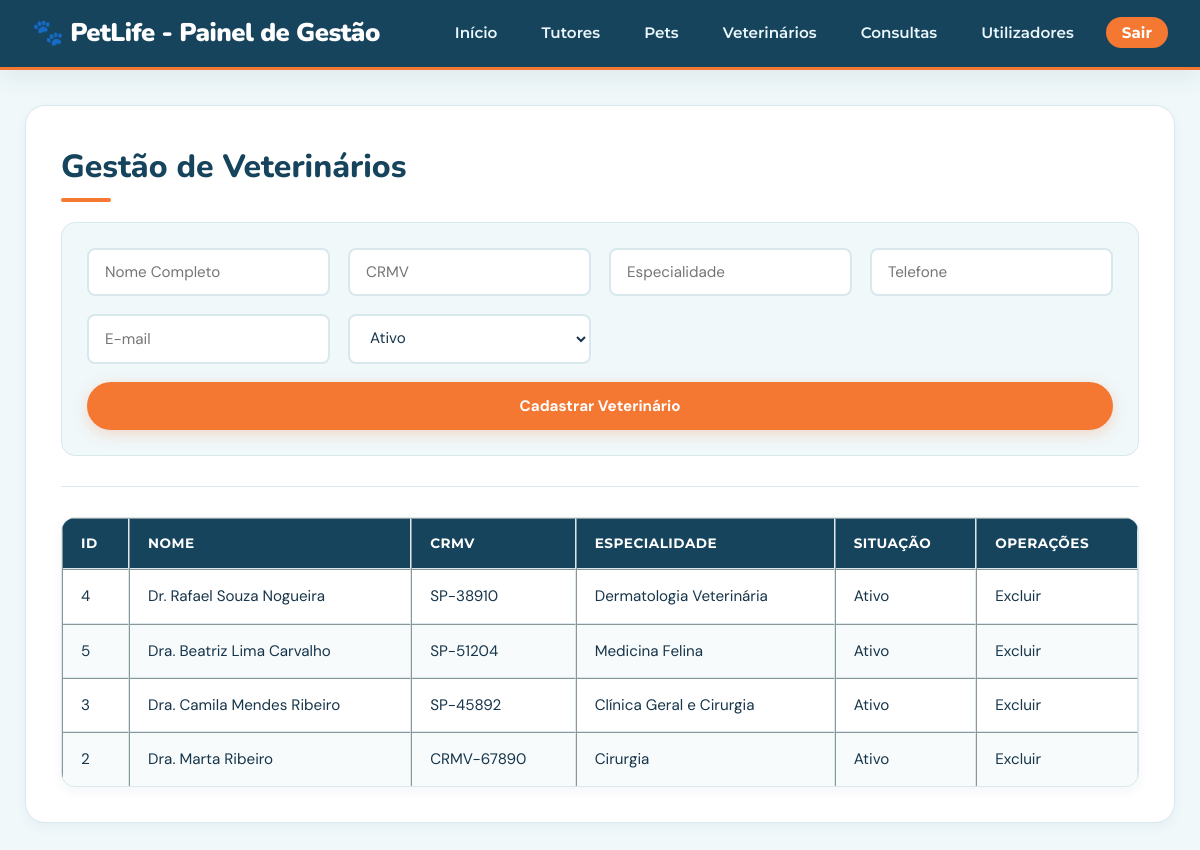
Screenshot of /admin/veterinarios.php with the database file from the repository.
### tables this page shows
CREATE TABLE VETERINARIO (
    id_veterinario INTEGER PRIMARY KEY AUTOINCREMENT,
    nome TEXT NOT NULL,
    crmv TEXT UNIQUE,
    especialidade TEXT,
    telefone TEXT,
    email TEXT,
    situacao TEXT -- ex: Ativo/ Inativo
);

### funcoes/banco-veterinarios.php (called while the page is built, shortened)
<?php
function listarVeterinarios($conexao) {
    $sql = "SELECT * FROM VETERINARIO ORDER BY nome ASC";
    $stmt = $conexao->query($sql);
    return $stmt->fetchAll();
}
?>

### admin/veterinarios.php (the view, shortened to what this page needs)
<?php
require_once '../config/conexao.php';
require_once '../funcoes/banco-veterinarios.php';
$veterinarios = listarVeterinarios($conexao);
?>
<!DOCTYPE html>
<html lang="pt">
<head>
    <link rel="stylesheet" href="../css/style.css">
</head>
<body>
  <header>
    <div class="header-wrapper">
        <h2>🐾 PetLife - Painel de Gestão</h2>
        <nav>
            <ul>
                <li><a href="index.php">Início</a></li>
                <li><a href="tutores.php">Tutores</a></li>
                <li><a href="pets.php">Pets</a></li>
                <li><a href="veterinarios.php">Veterinários</a></li>
                <li><a href="consultas.php">Consultas</a></li>
                <li><a href="usuarios.php">Utilizadores</a></li>
                <li><a href="logout.php">Sair</a></li>
            </ul>
        </nav>
    </div>
</header>
<div class="container">
    <h1>Gestão de Veterinários</h1>
    <form action="veterinarios.php" method="POST">
        <input type="text" name="nome" placeholder="Nome Completo" required>
        <input type="text" name="crmv" placeholder="CRMV" required>
        <input type="text" name="especialidade" placeholder="Especialidade">
        <input type="text" name="telefone" placeholder="Telefone">
        <input type="email" name="email" placeholder="E-mail">
        <select name="situacao">
            <option value="Ativo">Ativo</option>
        </select>
        <button type="submit">Cadastrar Veterinário</button>
    </form>
    <hr>
    <table border="1">
        <thead>
            <tr>
                <th>ID</th>
                <th>Nome</th>
                <th>CRMV</th>
                <th>Especialidade</th>
                <th>Situação</th>
                <th colspan="2">Operações</th>
            </tr>
        </thead>
        <tbody>
            <?php foreach ($veterinarios as $vet): ?>
                <tr>
                    <td><?= $vet['id_veterinario'] ?></td>
                    <td><?= htmlspecialchars($vet['nome']) ?></td>
                    <td><?= htmlspecialchars($vet['crmv']) ?></td>
                    <td><?= htmlspecialchars($vet['especialidade']) ?></td>
                    <td><?= htmlspecialchars($vet['situacao']) ?></td>
                    <td><a href="excluir-veterinarios.php?id_veterinario=<?= $vet['id_veterinario'] ?>">Excluir</a></td>
                </tr>
            <?php endforeach; ?>
        </tbody>
    </table>
</div>
</body>
</html>

### css/style.css (style rules this page uses)
:root { --color-primary: #17445D; --color-primary-dark: #103448; --color-primary-light: #DCEEF4; --color-orange: #F47732; --color-orange-hover: #DD6024; --color-accent: #F6A15D; --color-excluir: #ff0000; --color-excluir-hover: #ad0d0d; --color-dark: #17354A; --color-muted: #647785; --color-bg-light: #F0F8FA; --color-card-bg: #FFFFFF; --color-border: #D8E8ED; --white: #FFFFFF; --gray: #647785; --font-sans: 'DM Sans', sans-serif; --font-serif: 'Playfair Display', serif; --font-logo: 'Nunito', sans-serif; --font-sub: 'Montserrat', sans-serif; --radius-sm: 8px; --radius-md: 14px; --radius-lg: 20px; --radius-full: 999px; --shadow-sm: 0 4px 12px rgba(23, 68, 93, 0.05); --shadow-md: 0 8px 24px rgba(23, 68, 93, 0.08); --shadow-hover: 0 12px 30px rgba(23, 68, 93, 0.12); --transition-fast: all 0.2s ease; --transition-normal: all 0.35s ease; --transition-bounce: all 0.4s ease; }
* { margin: 0; padding: 0; box-sizing: border-box; }
html { font-size: 16px; scroll-behavior: smooth; }
body { font-family: var(--font-sans); background-color: var(--color-bg-light); color: var(--color-dark); line-height: 1.6; min-height: 100vh; }
a { text-decoration: none; color: inherit; }
button, input, select, textarea { font-family: inherit; }
header { background-color: var(--color-primary); border-bottom: 3px solid var(--color-orange); padding: 0.8rem 2rem; box-shadow: var(--shadow-md); position: sticky; top: 0; z-index: 1000; }
header .header-wrapper { max-width: 1200px; margin: 0 auto; display: flex; justify-content: space-between; align-items: center; flex-wrap: wrap; gap: 15px; }
header h2 { font-family: var(--font-logo); color: var(--white); font-size: 1.6rem; font-weight: 900; letter-spacing: -0.5px; margin: 0; display: flex; align-items: center; gap: 8px; }
nav ul { list-style: none; display: flex; align-items: center; gap: 20px; padding: 0; margin: 0; }
nav a { color: #EAF7FC; font-family: var(--font-sub); font-size: 0.95rem; font-weight: 600; padding: 8px 12px; border-radius: var(--radius-sm); transition: var(--transition-fast); position: relative; }
nav a[href="logout.php"] { background-color: var(--color-orange); color: var(--white) !important; font-weight: 700; padding: 6px 16px; border-radius: var(--radius-full); }
.container, body > .container { max-width: 1150px; margin: 35px auto; background: var(--color-card-bg); padding: 35px; border-radius: var(--radius-lg); box-shadow: var(--shadow-sm); border: 1px solid var(--color-border); }
h1 { font-family: var(--font-logo); color: var(--color-primary); font-size: 2rem; font-weight: 800; margin-bottom: 20px; position: relative; padding-bottom: 10px; }
h1::after { content: ""; position: absolute; bottom: 0; left: 0; width: 50px; height: 4px; background: var(--color-orange); border-radius: var(--radius-full); }
hr { border: 0; height: 1px; background: var(--color-border); margin: 30px 0; }
form { display: grid; grid-template-columns: repeat(auto-fit, minmax(240px, 1fr)); gap: 18px; background-color: var(--color-bg-light); padding: 25px; border-radius: var(--radius-md); border: 1px solid var(--color-border); margin-bottom: 30px; }
input, select, textarea { width: 100%; padding: 12px 16px; border: 2px solid var(--color-border); border-radius: var(--radius-sm); font-size: 0.95rem; background-color: var(--white); color: var(--color-dark); transition: var(--transition-fast); }
button, button[type="submit"], .btn { grid-column: 1 / -1; display: inline-flex; align-items: center; justify-content: center; gap: 8px; padding: 14px 28px; border-radius: var(--radius-full); font-weight: 700; font-size: 0.95rem; cursor: pointer; border: none; background-color: var(--color-orange); color: var(--white); box-shadow: 0 4px 15px rgba(244, 119, 50, 0.25); transition: var(--transition-bounce); }
table { width: 100%; border-collapse: separate; border-spacing: 0; margin-top: 20px; background: var(--white); border-radius: var(--radius-md); overflow: hidden; border: 1px solid var(--color-border); box-shadow: var(--shadow-sm); }
th, td { padding: 14px 18px; text-align: left; border-bottom: 1px solid var(--color-border); font-size: 0.95rem; }
th { background-color: var(--color-primary); color: var(--white); font-family: var(--font-sub); font-weight: 700; font-size: 0.85rem; letter-spacing: 0.5px; text-transform: uppercase; }
tr:last-child td { border-bottom: none; }
tr:nth-child(even) { background-color: rgba(240, 248, 250, 0.5); }

### rows the page displays
veterinario: id_veterinario "4", nome "Dr. Rafael Souza Nogueira", crmv "SP-38910", especialidade "Dermatologia Veterinária", situacao "Ativo"
veterinario: id_veterinario "5", nome "Dra. Beatriz Lima Carvalho", crmv "SP-51204", especialidade "Medicina Felina", situacao "Ativo"
veterinario: id_veterinario "3", nome "Dra. Camila Mendes Ribeiro", crmv "SP-45892", especialidade "Clínica Geral e Cirurgia", situacao "Ativo"
veterinario: id_veterinario "2", nome "Dra. Marta Ribeiro", crmv "CRMV-67890", especialidade "Cirurgia", situacao "Ativo"
